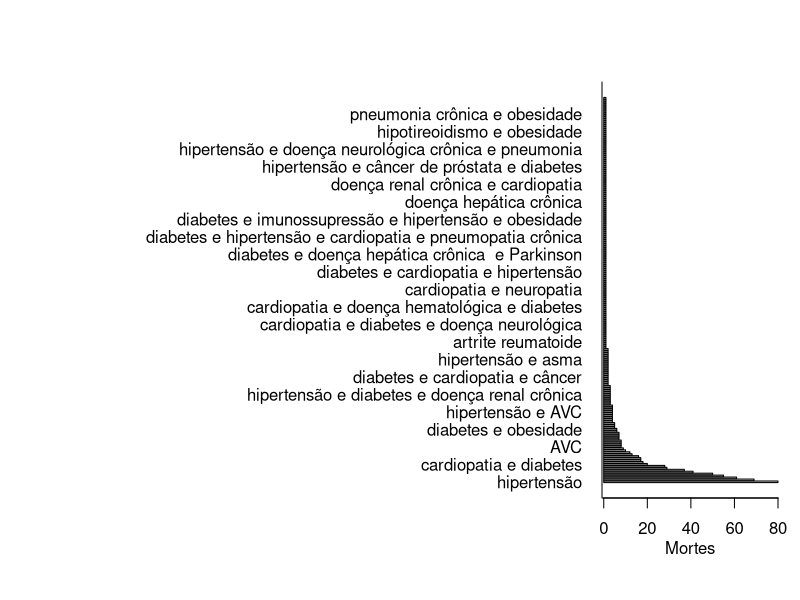

Recreate this plot in R.
if (!("readxl") %in% installed.packages()) install.packages("readxl")
library(readxl)
covid_19_bauru_mortes <- read_excel("dados/covid_19_bauru_mortes.xlsx")
comorbidades <- table(covid_19_bauru_mortes$comorbidade)
par(mar=c(5,30,4,1)+.1)
barplot(sort(comorbidades, decreasing=TRUE),
        horiz = TRUE,
        las = 1)
mtext(side = 1, text = "Mortes", line = 2)
box(bty = "L")
